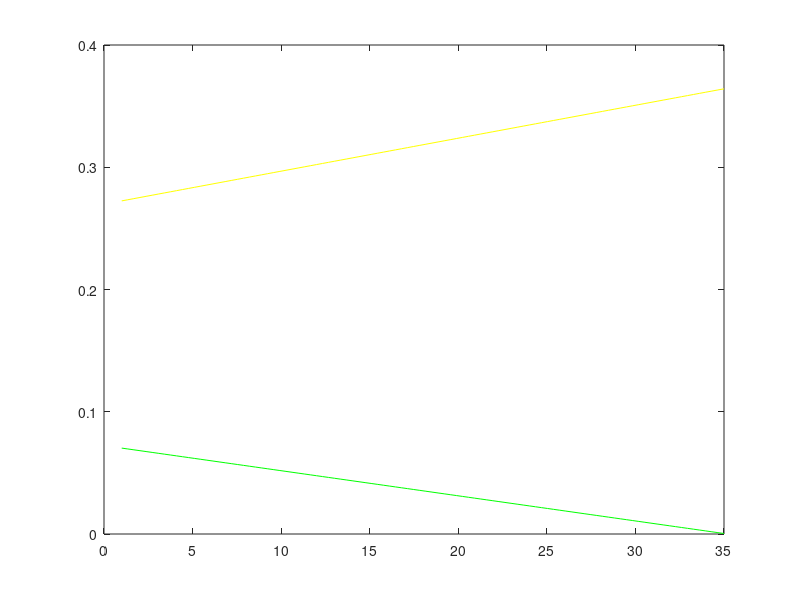

MATLAB code for this plot:
% plot centerline curvature prediction
d = 0.6;

% 19.5 min
r0_WT = 1/((0.3046+.3503)/2);
r0_crvA = 1/((0.06605+.06294)/2);
t0 = 19.5;


% 30 min
r0_WT = 1/((0.3936));
r0_crvA = 1/0.058;
t0 = 30;


% 6 min
r0_WT = 1/((0.286));
r0_crvA = 1/0.06;
t0 = 6;


t = linspace(1,35,100);

% ratio of arc lengths
Y_0_WT = (r0_WT+d/2)/(r0_WT-d/2);
Y_0_crvA = (r0_crvA+d/2)/(r0_crvA-d/2);

% time constants for wt
wt_insertion_out_min = 23.3;
wt_insertion_in_min = 25.3;
% wt_degradation_out_min = 18.4043;
% wt_degradation_out_min = 0.1;

wt_degradation_in_min = 1;
wt_degradation_out_min = 1;

% wt_degradation_in_min = 21.1049;
% wt_degradation_in_min = 0.1;

dcrva_insertion_out_min = 33.7;
dcrva_insertion_in_min = 33.5 ;
% dcrva_degradation_out_min = 22.0999;
% dcrva_degradation_in_min = 24.1591;
dcrva_degradation_in_min = 1;
dcrva_degradation_out_min = 1;
  
wtDiffAlpha = (1/wt_insertion_out_min - 1/wt_insertion_in_min)+...
    (-1/wt_degradation_out_min + 1/wt_degradation_in_min);
%
dcrvaDiffAlpha = (1/dcrva_insertion_out_min - 1/dcrva_insertion_in_min)+...
    (-1/dcrva_degradation_out_min + 1/dcrva_degradation_in_min);


zScore = -1.6; % 1.3 for 80% 1.6 for 90% 2 for 95%
wtDiffAlpha = wtDiffAlpha + zScore*0.0011;
dcrvaDiffAlpha = dcrvaDiffAlpha + zScore*6.6e-4;


% wtDiffAlpha = (1/11.7155)-(1/12.3868);
% R_T_crvA = (d/2).*(Y_0_crvA*exp((+1/14.8643-1/14.9505).*(t-t0))+1)./((Y_0_crvA*exp((+1/14.8643-1/14.9505).*(t-t0))-1));
R_T_crvA = (d/2).*(Y_0_crvA*exp(dcrvaDiffAlpha.*(t-t0))+1)./(Y_0_crvA*exp(dcrvaDiffAlpha.*(t-t0))-1);
R_T_WT = (d/2).*(Y_0_WT*exp(wtDiffAlpha.*(t-t0))+1)./(Y_0_WT*exp(wtDiffAlpha.*(t-t0))-1);

%clf;
plot(t,1./R_T_crvA,'g');
hold on;
plot(t,1./R_T_WT,'y');

%ylim([0.05,0.55]);
%xlim([1,35]);
